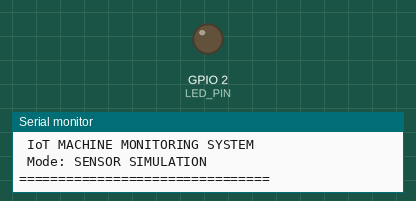
A sketch run on a simulated ESP32. Parts: output pins drawn as LEDs (lit = HIGH), the last lines printed to the serial monitor.

Above: at 0.1 s.
At 110.1 s:
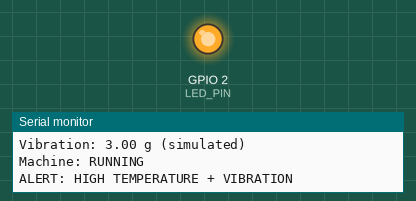
Timing chart, 0 to 121.5 s (numbered marks = the images above):
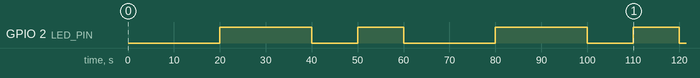

Measured:
- by itself, GPIO 2 (LED_PIN): LOW → HIGH at 20.0 s, → LOW 20.0 s later, → HIGH 10.0 s later, → LOW 10.0 s later, … (8 changes in this stretch)

The sketch:

sketch.ino
```cpp
#include <Arduino.h>
#include <math.h>

// Built-in LED on the typical ESP32 DevKit
const int LED_PIN = 2;

// Monitoring thresholds
const float TEMP_LIMIT = 60.0;
const float VIBRATION_LIMIT = 2.5;

unsigned long lastUpdate = 0;
const unsigned long SAMPLE_INTERVAL = 2000;

void setup() {
  Serial.begin(115200);
  pinMode(LED_PIN, OUTPUT);

  Serial.println();
  Serial.println("================================");
  Serial.println(" IoT MACHINE MONITORING SYSTEM");
  Serial.println(" Mode: SENSOR SIMULATION");
  Serial.println("================================");
}

void loop() {
  unsigned long now = millis();

  // Take a simulated sample every 2 seconds
  if (now - lastUpdate >= SAMPLE_INTERVAL) {
    lastUpdate = now;

    // Repeat the demo cycle every 60 seconds
    int phase = (now / 1000) % 60;

    bool machineRunning = !(phase >= 40 && phase < 50);

    // Simulated normal sensor readings
    float temperature =
        35.0 + 2.0 * sin(now / 7000.0);

    float vibration =
        0.35 + 0.08 * sin(now / 1300.0);

    // Test condition 1: overheating
    if (phase >= 20 && phase < 30) {
      temperature = 68.0;
    }

    // Test condition 2: excessive vibration
    if (phase >= 30 && phase < 40) {
      vibration = 3.2;
    }

    // Test condition 3: stopped machine
    if (!machineRunning) {
      temperature = 32.0;
      vibration = 0.05;
    }

    // Test condition 4: both faults
    if (phase >= 50) {
      temperature = 65.0;
      vibration = 3.0;
    }

    bool overTemperature =
        temperature > TEMP_LIMIT;

    bool highVibration =
        vibration > VIBRATION_LIMIT;

    bool alarm = machineRunning &&
                 (overTemperature || highVibration);

    // Turn on the LED when a running machine
    // has an abnormal reading
    digitalWrite(LED_PIN, alarm ? HIGH : LOW);

    // Print monitoring results
    Serial.println("-------------------------------");

    Serial.printf("Temperature: %.1f C\n",
                  temperature);

    Serial.printf("Vibration: %.2f g (simulated)\n",
                  vibration);

    Serial.printf("Machine: %s\n",
                  machineRunning ? "RUNNING" : "STOPPED");

    if (!machineRunning) {
      Serial.println("STATUS: MACHINE STOPPED");
    } else if (overTemperature && highVibration) {
      Serial.println("ALERT: HIGH TEMPERATURE + VIBRATION");
    } else if (overTemperature) {
      Serial.println("ALERT: HIGH TEMPERATURE");
    } else if (highVibration) {
      Serial.println("ALERT: HIGH VIBRATION");
    } else {
      Serial.println("STATUS: NORMAL");
    }
  }
}
```
